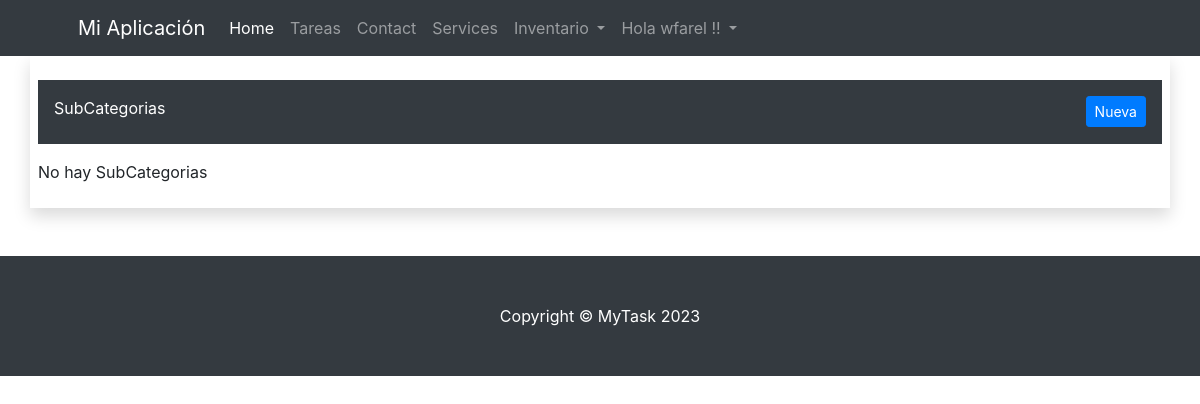
The app's page /inv/subcategorias/ (signed in), older data.
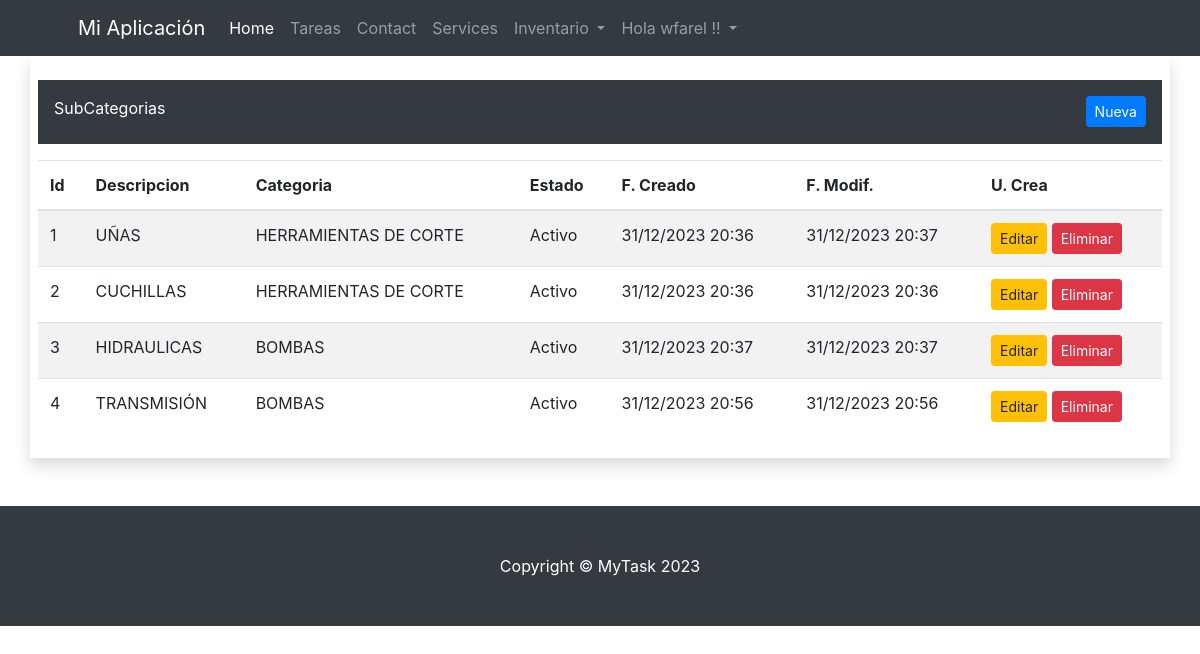
The same page, newer data.
### inv/models.py (models this page shows, shortened)
class SubCategoria(ClaseModelo):
    categoria = models.ForeignKey(Categoria, on_delete=models.CASCADE)
    descripcion = models.CharField(
        max_length=100,
    )
    class Meta:
        verbose_name_plural = 'Sub Categorias'
        unique_together = ('categoria', 'descripcion')

class Categoria(ClaseModelo):
    descripcion = models.CharField(
        max_length=100,
        unique=True
    )
    def __str__(self):
        return '{}'.format(self.descripcion)
    class Meta:
        verbose_name_plural = 'Categorias'

### inv/views.py (the view)
# urls.py: path('subcategorias/', SubCategoriaView.as_view(), name='subcategoria_list'),
class SubCategoriaView(LoginRequiredMixin, ListView):
    model = SubCategoria
    template_name = 'inv/subcategoria_list.html'
    context_object_name = 'obj'
    login_url = 'bases:login'

### inv/templates/inv/subcategoria_list.html (shortened to what this page needs)
{% extends "bases/base.html" %}
{% block content %}
<div class="row">
    <div class="col-md-12">
        <div class="container p-3 pb-4 my-3 bg-dark text-white">
            SubCategorias
            <a class="btn btn-primary btn-sm float-right"  href="{% url 'inv:subcategoria_new' %}">Nueva</a>
        </div>
        {% if not obj %}
        <p>No hay SubCategorias</p>
        {% else %}
        <table class="table table-hover table-striped">
            <thead>
                <tr>
                    <th>Id</th>
                    <th>Descripcion</th>
                    <th>Categoria</th>
                    <th>Estado</th>
                    <th>F. Creado</th>
                    <th>F. Modif.</th>
                    <th>U. Crea</th>
                </tr>
            </thead>
            <tbody>
                {% for item in obj %}
                <tr>
                    <td>{{ item.id }}</td>
                    <td>{{ item.descripcion }}</td>
                    <td>{{ item.categoria }}</td>
                    <td>{% if item.estado %}
                        <span class="label label-success">Activo</span>
                        {% else %}
                        <span class="label label-danger">Inactivo</span>
                        {% endif %}
                    </td>
                    <td>{{ item.fc|date:"d/m/Y H:i" }}</td>
                    <td>{{ item.fm|date:"d/m/Y H:i" }}</td>
                    <td>
                        <a href="{% url 'inv:subcategoria_edit' item.id %}" class="btn btn-warning btn-sm">Editar</a>
                        <a href="{% url 'inv:subcategoria_delete' item.id %}" class="btn btn-danger btn-sm">Eliminar</a>
                    </td>
                </tr>
                {% endfor %}
            </tbody>
        </table>
        {% endif %}
    </div>
</div>
{% endblock %}

Row changes from the older to the newer data that the page shows:
added SubCategoria: id "1", descripcion "UÑAS", categoria "HERRAMIENTAS DE CORTE", estado "Activo", fc "31/12/2023 20:36", fm "31/12/2023 20:37"
added SubCategoria: id "2", descripcion "CUCHILLAS", categoria "HERRAMIENTAS DE CORTE", estado "Activo", fc "31/12/2023 20:36", fm "31/12/2023 20:36"
added SubCategoria: id "3", descripcion "HIDRAULICAS", categoria "BOMBAS", estado "Activo", fc "31/12/2023 20:37", fm "31/12/2023 20:37"
added SubCategoria: id "4", descripcion "TRANSMISIÓN", categoria "BOMBAS", estado "Activo", fc "31/12/2023 20:56", fm "31/12/2023 20:56"
Text that changed along with them:
text no longer shown: "No hay SubCategorias"
text now shown: "Id Descripcion Categoria Estado F. Creado F. Modif. U. Crea"
